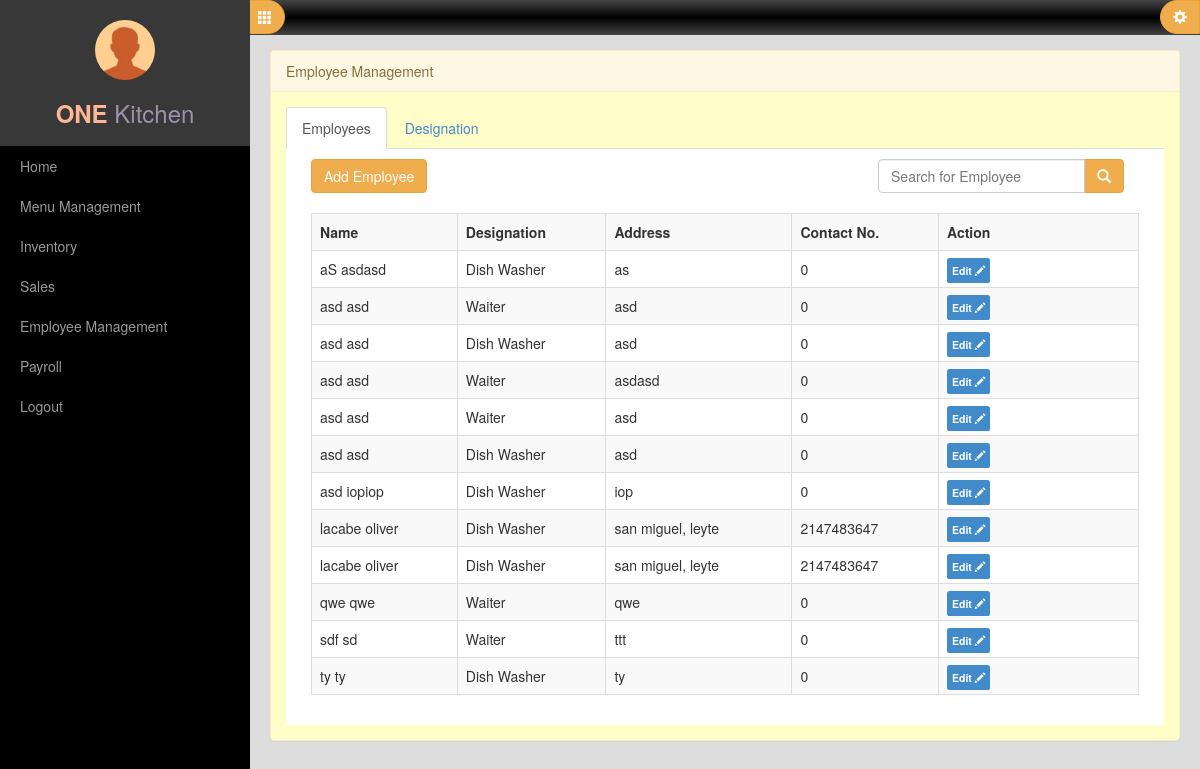
Page /index.php/employee/employeemanagement on the earlier database version.
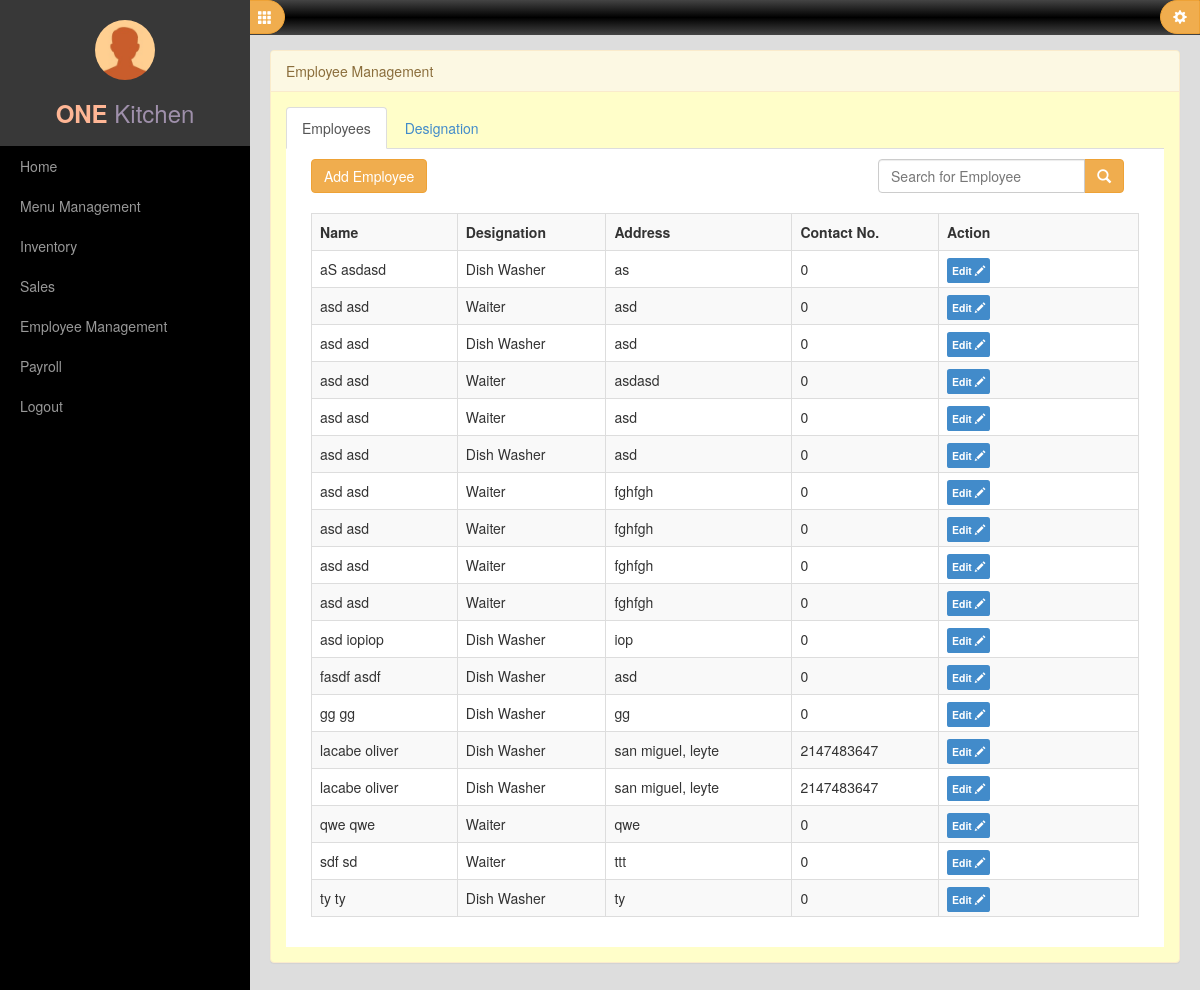
Same page on the later database version.
### tables this page shows
CREATE TABLE IF NOT EXISTS `employees` (
  `id` int(11) NOT NULL AUTO_INCREMENT,
  `emp_id` varchar(20) NOT NULL,
  `fname` varchar(20) NOT NULL,
  `lname` varchar(20) NOT NULL,
  `mname` varchar(20) NOT NULL,
  `address` varchar(60) NOT NULL,
  `designation` int(11) NOT NULL,
  `contact_no` int(11) NOT NULL,
  `tin_no` varchar(15) NOT NULL,
  `restaurant` int(11) NOT NULL,
  PRIMARY KEY (`id`)
);

CREATE TABLE IF NOT EXISTS `designation` (
  `id` int(11) NOT NULL AUTO_INCREMENT,
  `designation_name` varchar(30) NOT NULL,
  `rate` decimal(10,2) NOT NULL,
  PRIMARY KEY (`id`)
);

### application/controllers/Employee.php (called while the page is built, shortened)
<?php
	class Employee extends CI_Controller
	{
		function employeemanagement(){
			$this->load->model('employees');
			$this->load->view('templates/header');
			$this->load->view('employee/employee');
		}
	}
 ?>

### index.php (called while the page is built, shortened)
<?php
require_once BASEPATH.'core/CodeIgniter.php';

### application/models/Employees.php (called while the page is built, shortened)
<?php
class Employees extends CI_Model
{
	function get_all_emp(){
		$query = $this->db->query('SELECT a.*, b.designation_name
						  FROM employees a, designation b
						  WHERE a.designation = b.id
						  ORDER BY lname, fname, mname
						');
		return $query->result_array();
	}
}
 ?>

### application/views/employee/tables/emp_table.php (the view)
<?php
    $emp = $this->employees->get_all_emp();
 ?>
  <table class="table table-bordered table-striped table-hover">
    <tr>
      <th>Name</th>
      <th>Designation</th>
      <th>Address</th>
      <th>Contact No.</th>
      <th>Action</th>
    </tr>
    <?php foreach ($emp as $key => $value): extract($value)?>
        <tr>
          <td><?php echo $lname." ".$fname; ?></td>
          <td><?php echo $designation_name; ?></td>
          <td><?php echo $address; ?></td>
          <td><?php echo $contact_no; ?></td>
          <td width="200px;">
            <a class="label label-primary a-label" href="">Edit <span class="glyphicon glyphicon-pencil"></span></a>
          </td>
        </tr>
    <?php endforeach ?>
  </table>

### application/views/templates/header.php (shortened to what this page needs)
<!DOCTYPE html>
<html lang="en" class="no-js">
<head>
    <link href="<?php echo base_url('assets/css/bootstrap.min.css');?>" rel="stylesheet">
    <link rel="stylesheet" href="<?php echo base_url('assets/css/simple-sidebar.css'); ?>">
    <link rel="stylesheet" href="<?php echo base_url('assets/css/styles.css'); ?>">
    <link rel="stylesheet" href="<?php echo base_url('assets/css/styles.css'); ?>">
</head>

### application/views/employee/employee.php (shortened to what this page needs)
<body>
    <div id="wrapper">
        <?php $this->load->view('templates/sidebar'); ?>
        <div id="page-content-wrapper">
            <div class="container-fluid reset">
                <div class="body-header"></div>
                <a href="" class="btn btn-warning btn-toggle" id="menu-toggle" data-toggle="tooltip" data-placement="right" title="Toggle Menu">
                    <span class="glyphicon glyphicon-th"></span>
                </a>
                <button class="btn btn-warning btn-account" id="menu-account" data-toggle="tooltip" data-placement="left" title="Account Settings">
                    <span class="glyphicon glyphicon-cog"></span>
                </button>
                <div class="row reset">
                    <div class="col-lg-12 reset" style="padding-top: 30px;">
                      <div class="panel panel-warning" style="background-color: #FFFEC9;">
                        <div class="panel-heading">
                          Employee Management
                        </div>
                        <div class="panel-body">
                        <ul class="nav nav-tabs">
                          <li class="active"><a href="#employee" data-toggle="tab">Employees</a></li>
                          <li><a href="#designation" data-toggle="tab">Designation</a></li>
                        </ul>
                        <div class="tab-content" style="background-color: #fff">
                          <div class="tab-pane fade in active" id="employee">
                            <?php $this->load->view('employee/_employee') ?>
                          </div>
                        </div>
                        </div>
                      </div>
                    </div>
                </div>
            </div>
        </div>
    </div>
</body>
</html>

### application/views/templates/sidebar.php
<div id="sidebar-wrapper">
    <ul class="sidebar-nav">
        <div style="background: #383838; padding: 20px 0px 10px 0px;">
            <div style="width:60px; height: 60px; margin: 0px auto;">
                <img src="<?php echo base_url('/assets/images/default.jpg');?>" style="width:60px; height: 60px;"  class="img-circle">
            </div>
            <h3 style="text-align: center; color: #9F90AB; padding-bottom: 0px;"><strong style="color: #FFB695;">ONE</strong> Kitchen</h3>
        </div>
        <li>
            <a href="/home">Home</a>
        </li>
        <li>
            <a href="/menumanagement">Menu Management</a>
        </li>
        <li>
            <a href="/inventory">Inventory</a>
        </li>
        <li>
            <a href="/sales">Sales</a>
        </li>
        <li>
            <a href="/employeemanagement">Employee Management</a>
        </li>
        <li>
            <a href="/payroll">Payroll</a>
        </li>
        <li>
            <a href="<?php echo base_url(); ?>">Logout</a>
        </li>
    </ul>
</div>

### application/views/employee/_employee.php (shortened to what this page needs)
<div class="container-fluid">
 <button type="button" class="btn btn-warning" data-toggle="modal" data-target="#_add_emp">Add Employee</button>
 <div class="col-md-4 pull-right">
    <div class="input-group">
      <input type="text" class="form-control" placeholder="Search for Employee">
        <span class="input-group-btn">
          <button class="btn btn-warning" type="button"><span class="glyphicon glyphicon-search"></span></button>
        </span>
    </div>
  </div><br/><br/>
<div class="table-responsive">
  <div id="emp_table">
    <?php $this->load->view('employee/tables/emp_table'); ?>
  </div>
</div>
</div>

### assets/css/simple-sidebar.css (style rules this page uses)
#wrapper { padding-left: 0; -webkit-transition: all 0.5s ease; -moz-transition: all 0.5s ease; -o-transition: all 0.5s ease; transition: all 0.5s ease; }
#sidebar-wrapper { z-index: 1000; position: fixed; left: 250px; width: 0; height: 100%; margin-left: -250px; overflow-y: auto; background: #000; -webkit-transition: all 0.5s ease; -moz-transition: all 0.5s ease; -o-transition: all 0.5s ease; transition: all 0.5s ease; }
#page-content-wrapper { width: 100%; position: absolute; padding: 15px; }
.sidebar-nav { position: absolute; top: 0; width: 250px; margin: 0; padding: 0; list-style: none; }
.sidebar-nav li { text-indent: 20px; line-height: 40px; }
.sidebar-nav li a { display: block; text-decoration: none; color: #999999; }
@media (min-width:768px) { #wrapper { padding-left: 250px; } }
@media (min-width:768px) { #sidebar-wrapper { width: 250px; } }
@media (min-width:768px) { #page-content-wrapper { padding: 20px; position: relative; } }

### assets/css/styles.css (style rules this page uses)
body { margin: 0; padding: 0; background-color: #ddd; }
.btn-toggle { top: 0; position: fixed; margin-left: -25px; border-radius: 0px 20px 20px 0px; z-index: 6; }
.btn-account { top: 0; right: 0; position: fixed; margin-left: -35px; border-radius: 20px 0px 0px 20px; z-index: 6; }
.body-header { overflow: hidden; top: 0; right: 0; width: 100%; position: fixed; height: 35px; background: linear-gradient(#444, #222, #000, #222, #444); z-index: 5; }
.reset { margin: 0; padding: 0; }
.a-label { padding: 5px; }
.tab-pane { padding: 10px; }

Differences in the rows shown:
added employees: lname "asd", fname "asd", designation.designation_name "Waiter", address "fghfgh", contact_no "0"
added employees: lname "asd", fname "asd", designation.designation_name "Waiter", address "fghfgh", contact_no "0"
added employees: lname "asd", fname "asd", designation.designation_name "Waiter", address "fghfgh", contact_no "0"
added employees: lname "asd", fname "asd", designation.designation_name "Waiter", address "fghfgh", contact_no "0"
added employees: lname "fasdf", fname "asdf", designation.designation_name "Dish Washer", address "asd", contact_no "0"
added employees: lname "gg", fname "gg", designation.designation_name "Dish Washer", address "gg", contact_no "0"
